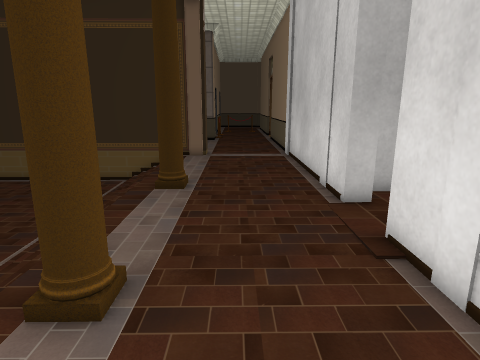
View 1 (above)

24 first-person views from a walk through a scene from a Unity 3-D project. The camera is 1.4 m above the floor, tilts 12° down and sees 75° across. The floor is counted in squares, 0.5 m on a side. Each view is taken from the middle of a square. On the plan, view 1 faces up. The plan holds only what a view shows up to about 20 squares ahead; the rest is blank. The place goes on beyond the plan. The player character is not drawn. Some animated figures are left out. Door leaves are left out, so doorways stand open. Some surface patterns are stand-ins.

View 2
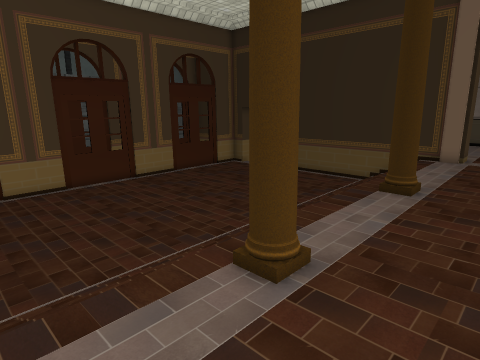

View 3
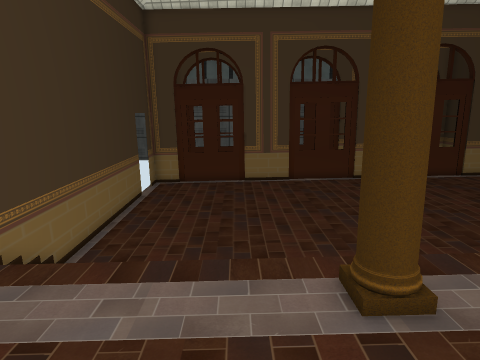

View 4
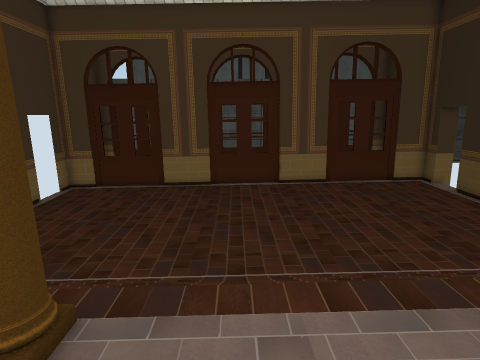

View 5
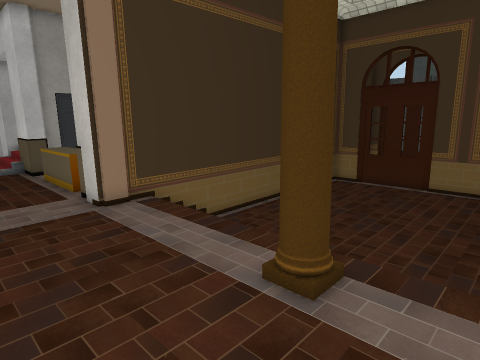

View 6
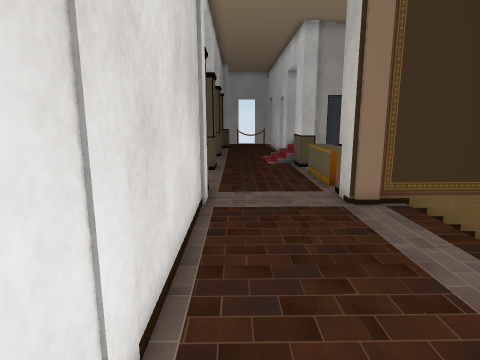

View 7
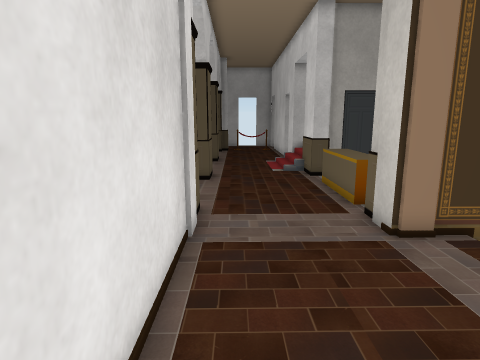

View 8
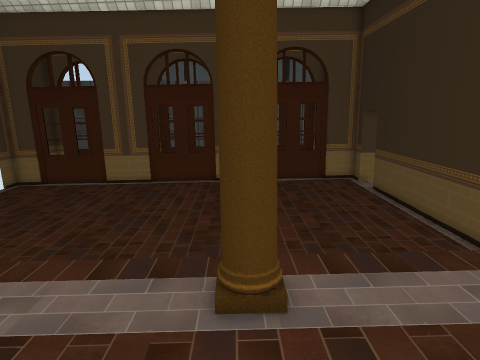

View 9
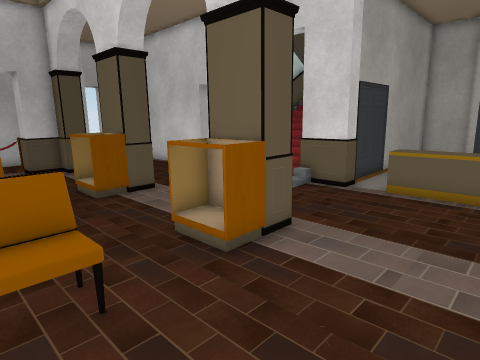

View 10
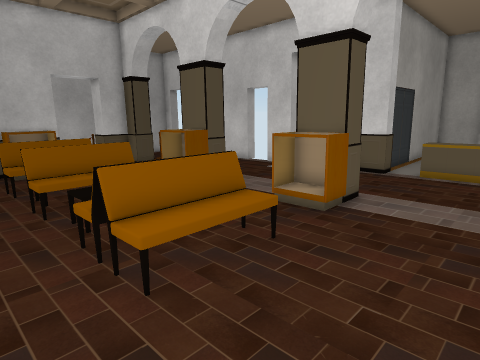

View 11
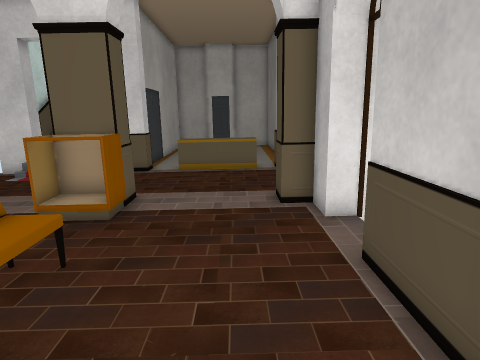

View 12
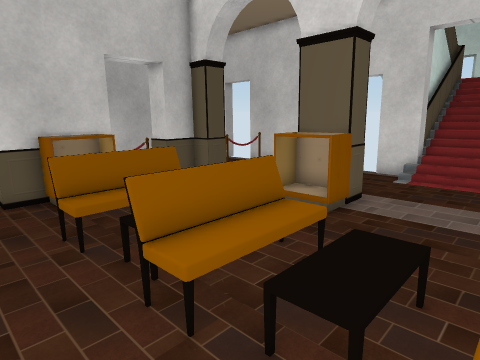

View 13
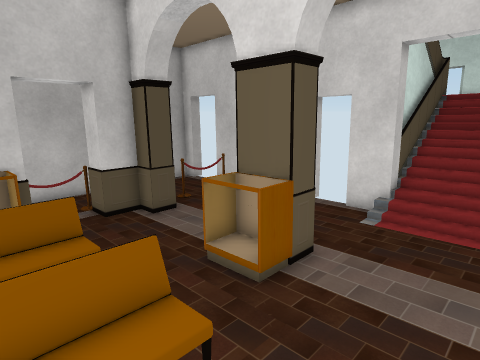

View 14
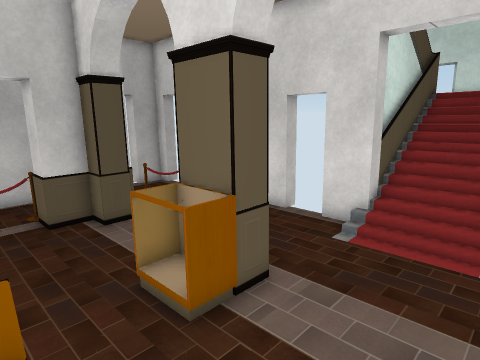

View 15
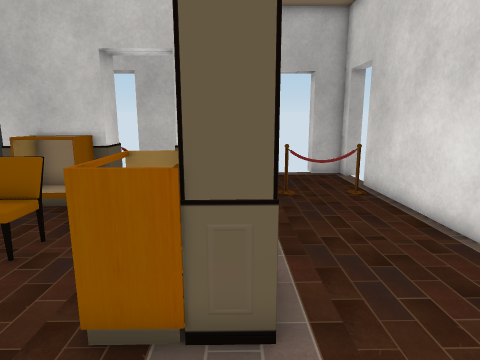

View 16
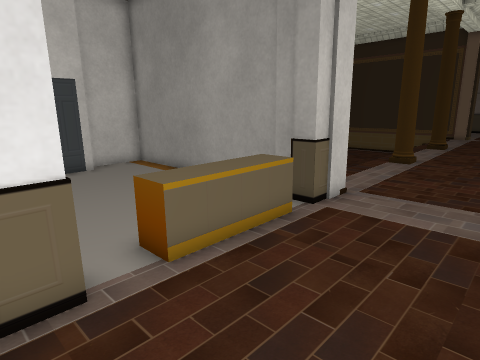

View 17
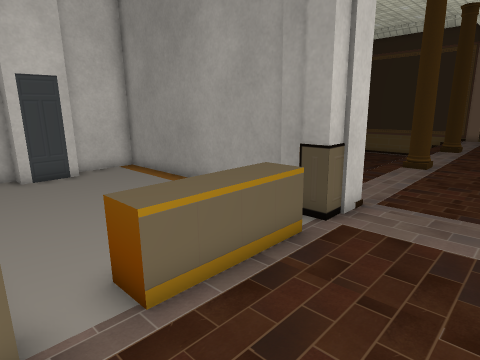

View 18
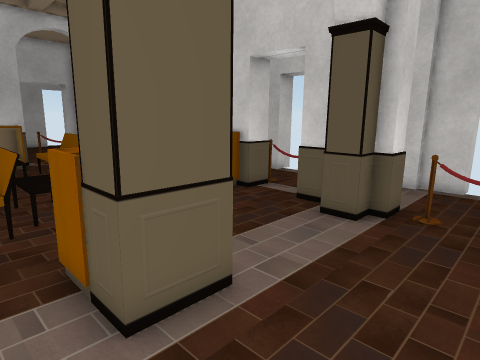

View 19
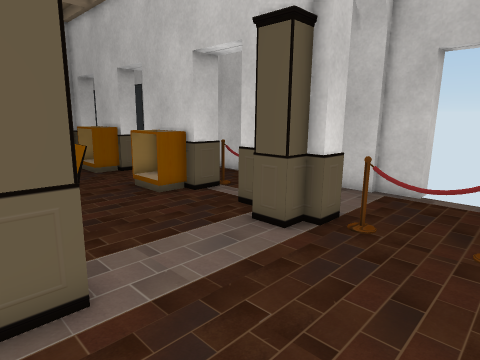

View 20
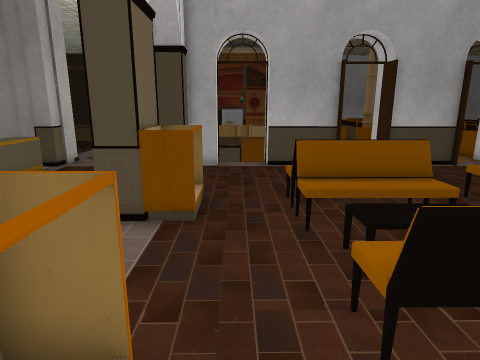

View 21
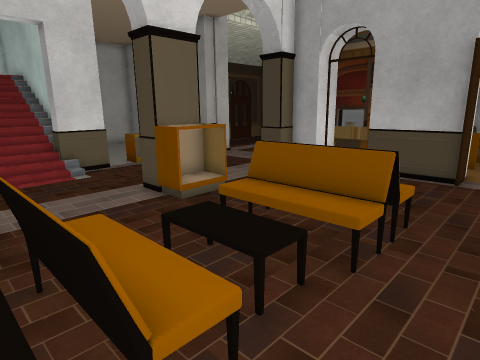

View 22
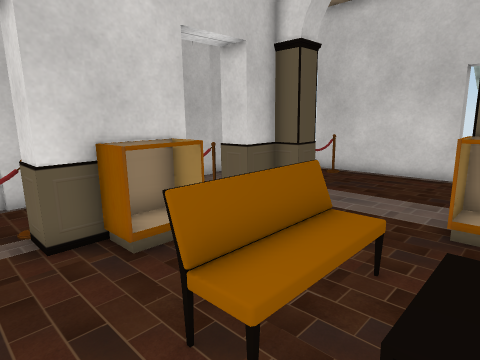

View 23
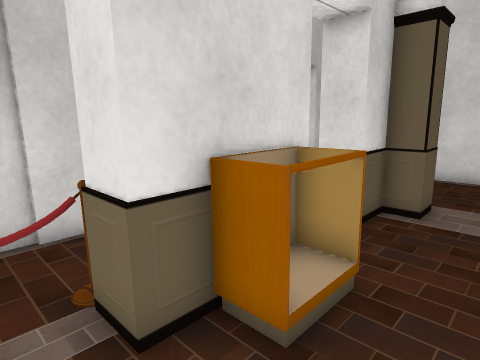

View 24
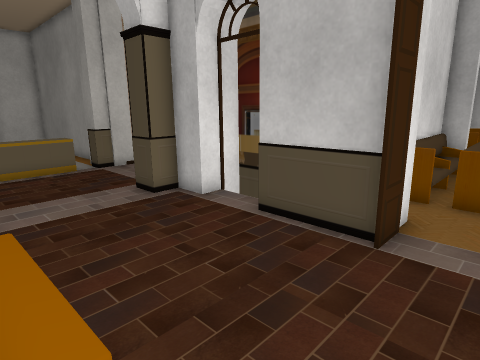

### Floor plan
Key: @ floor where view 1 was taken; # wall or solid block; x gap in a wall; . main floor; : floor 0.25 m higher than the main floor; - floor 0.25 m lower than the main floor; + floor 0.5 m higher than the main floor; _ floor 0.5 m lower than the main floor; * floor 0.75 m higher than the main floor; < floor 0.75 m lower than the main floor; % floor 2.25 m higher than the main floor; / step, stairs or slope; D open door; = window, fence, low wall or low ledge; ^ raised ledge; v drop or lower ground; P pillar; B bench; O other object.
Columns run from 18 left of view 1 to 14 right of it. Each row starts with its distance up from view 1.
 18 #DDD#######_/  #DDDDDD
 17 #___________// ::::::#
 16 #___________///::::::#
 15 #___________///::::::#
 14 #___________///::::::#
 13 #___________///::::::#
 12 #___________////.....#
 11 #___________///PP....###
 10 #___________///......#..
  9 #___________///......##.
  8 =___________///........
  7 #_____<<<<<<///........      BB
  6 #<<<<<<<<<<<///......#       B
  5 #<<<<<<<<<<<///.P....#      ##
  4 #<<<<<<<<<<<///PP....#      #B
  3 #<<<<<<<<<<<///......#      #Bv
  2 #<<<<<<<<<<<///......#      #Bv
  1 =<<<<<<<<<<<///......#       BB
  0 #<<<<<<<<<<< //...@..#        B B
 -1 =<<<<<<<<<<<  /......#       BBBB
 -2 #<<<<<<<<<<<  /..DDDDD#####   ..
 -3 #=DD#############DDDDD  ###   #.#
 -4 ##DD#############DDDDD# DDD####.#
 -5     ##      ...##DDDDD###..####.#
 -6      #....   ...^................
 -7      #....     ^^................
 -8      # .....   ^^...............
 -9      # ........^^...............
-10      #.........^^.............../
-11      #  .............##^^..+++B./
-12      ############....##^^-B*//B-O
-13       ########  #/----#=---+///--
-14          %////////---------///---
-15           ////////---------///--
-16      #   %////////---------////-
-17      #   %/=====#/----#=---BB/B-O
-18      #   ====#  =-----#^^--/::---
-19      ^          DD----#^^--///---
-20                 DD---------OOOO-
-21                  D---------BBBB-
-22                 ##---------------
-23                  #---------------
-24                  #---------=^^---
-25                  #---####--^^^#--
-26                  #x=##  #--#  ##-
-27                 ##----  #xx#  #=x
-28                  D----- ----- ---
-29                  D--------------
-30                 #DDDD######DDD##
-31                  #DDD##      ##

Positions as (right, up) in squares from view 1, and headings:
1: (0, 0), facing up
2: (1, 0), facing up-left
3: (2, 2), facing left
4: (1, 7), facing left
5: (2, 7), facing down-left
6: (2, 7), facing down
7: (2, 4), facing down
8: (2, 11), facing left
9: (10, -6), facing down-left
10: (14, -6), facing down-left
11: (14, -7), facing left
12: (14, -13), facing down-left
13: (11, -13), facing down-left
14: (9, -13), facing down-left
15: (4, -14), facing down
16: (3, -13), facing up-left
17: (2, -12), facing up-left
18: (0, -16), facing down-right
19: (-1, -18), facing down-right
20: (7, -20), facing up
21: (14, -18), facing up-left
22: (14, -18), facing down-left
23: (14, -22), facing down-left
24: (14, -11), facing up-left
